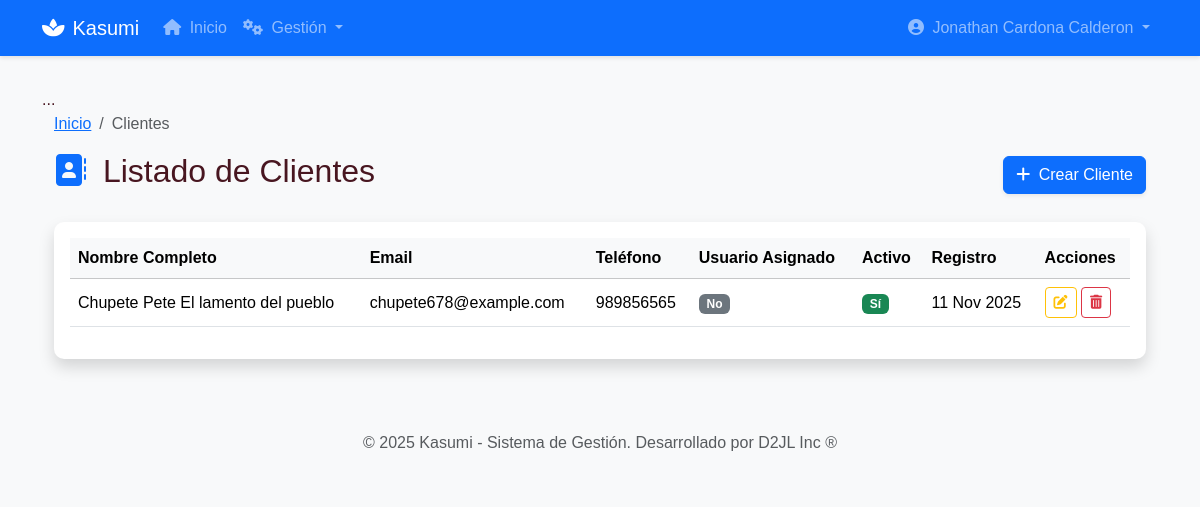
The page /gestion/clientes/ (signed in) on the database as committed earlier.
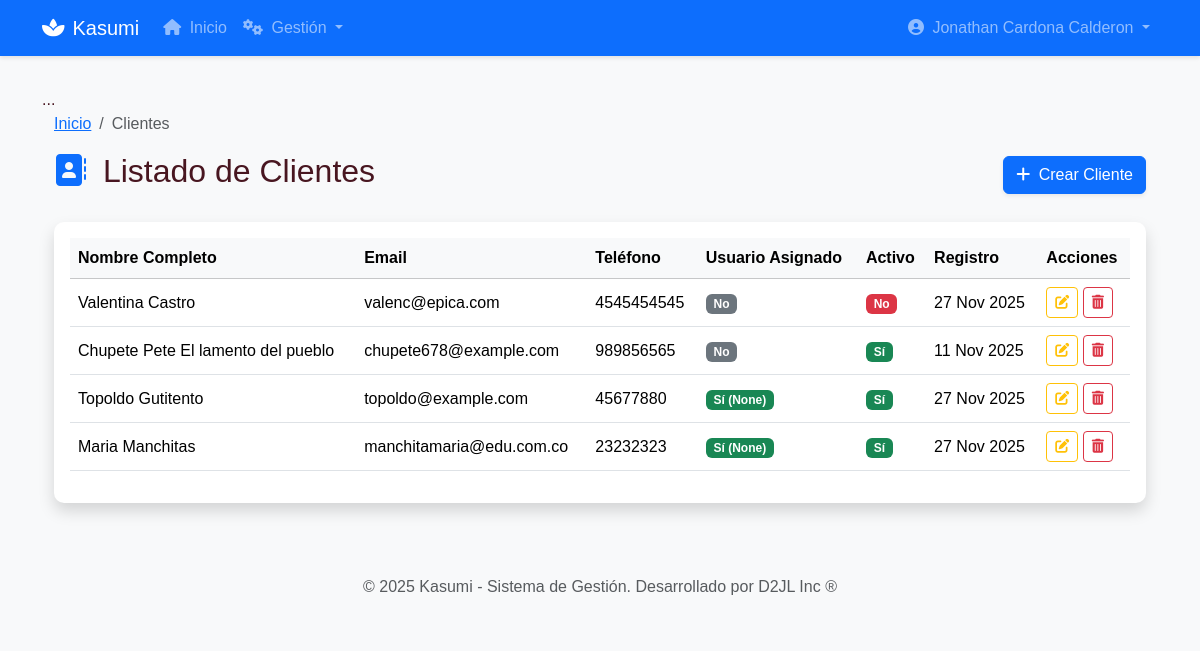
The same page on the database as committed later.
### gestion_clientes/models.py (models this page shows, shortened)
class Cliente(models.Model):
    usuario = models.OneToOneField(User,
                                   on_delete=models.SET_NULL,
                                   null=True, blank=True,
                                   related_name='perfil_cliente',
                                   verbose_name='Usuario del Sistema')
    nombre = models.CharField(max_length=100, verbose_name='Nombre')
    apellido = models.CharField(max_length=100, verbose_name='Apellido')
    telefono = models.CharField(max_length=20, blank=True, verbose_name='Teléfono')
    email = models.EmailField(max_length=100, unique=True, verbose_name='Correo Electrónico')
    fecha_creacion = models.DateTimeField(auto_now_add=True, verbose_name='Fecha de Creación')
    is_activo = models.BooleanField(default=True, verbose_name='Activo')
    class Meta:
        verbose_name = "Cliente"
        verbose_name_plural = "Clientes"
        ordering = ['apellido', 'nombre']
    def get_full_name(self):
        return f"{self.nombre} {self.apellido}"

### gestion_clientes/views.py (the view)
# urls.py: path('', ClienteListView.as_view(), name='lista_clientes'),
class ClienteListView(LoginRequiredMixin, ClientePermissionMixin, ListView):
    model = Cliente
    template_name = 'gestion_clientes/lista_clientes.html'
    context_object_name = 'clientes'

### templates/gestion_clientes/lista_clientes.html (shortened to what this page needs)
{% extends 'base.html' %}
{% block content %}
<div class="container-fluid">
    <nav aria-label="breadcrumb">
        <ol class="breadcrumb">
            <li class="breadcrumb-item"><a href="{% url 'core:home' %}">Inicio</a></li>
            <li class="breadcrumb-item active" aria-current="page">Clientes</li>
        </ol>
    </nav>
    <div class="d-flex justify-content-between align-items-center mb-4">
        <h2><i class="fas fa-address-book me-2 text-primary"></i> Listado de Clientes</h2>
        {% if perms.gestion_clientes.add_cliente %}
            <a href="{% url 'gestion_clientes:crear_cliente' %}" class="btn btn-primary shadow-sm">
                <i class="fas fa-plus me-1"></i> Crear Cliente
            </a>
        {% endif %}
    </div>
    <div class="card shadow border-0">
        <div class="card-body">
            <div class="table-responsive">
                <table class="table table-hover align-middle">
                    <thead>
                        <tr class="table-light">
                            <th>Nombre Completo</th>
                            <th>Email</th>
                            <th>Teléfono</th>
                            <th>Usuario Asignado</th>
                            <th>Activo</th>
                            <th>Registro</th>
                            <th>Acciones</th>
                        </tr>
                    </thead>
                    <tbody>
                        {% for cliente in clientes %}
                        <tr>
                            <td>{{ cliente.get_full_name }}</td>
                            <td>{{ cliente.email }}</td>
                            <td>{{ cliente.telefono|default_if_none:"N/A" }}</td>
                            <td>
                                {% if cliente.usuario %}
                                    <span class="badge bg-success">Sí ({{ cliente.usuario.username }})</span>
                                {% else %}
                                    <span class="badge bg-secondary">No</span>
                                {% endif %}
                            </td>
                            <td>
                                {% if cliente.is_activo %}
                                    <span class="badge bg-success">Sí</span>
                                {% else %}
                                    <span class="badge bg-danger">No</span>
                                {% endif %}
                            </td>
                            <td>{{ cliente.fecha_creacion|date:"d M Y" }}</td>
                            <td>
                                {% if perms.gestion_clientes.change_cliente %}
                                    <a href="{% url 'gestion_clientes:editar_cliente' cliente.pk %}" class="btn btn-sm btn-outline-warning" title="Editar"><i class="fas fa-edit"></i></a>
                                {% endif %}
                                {% if perms.gestion_clientes.delete_cliente %}
                                    <a href="{% url 'gestion_clientes:eliminar_cliente' cliente.pk %}" class="btn btn-sm btn-outline-danger" title="Eliminar"><i class="fas fa-trash-alt"></i></a>
                                {% endif %}
                            </td>
                        </tr>
                        {% empty %}
                        <tr>
                            <td colspan="7" class="text-center text-muted py-4">
                                <i class="fas fa-exclamation-circle me-2"></i> No hay clientes registrados.
                            </td>
                        </tr>
                        {% endfor %}
                    </tbody>
                </table>
            </div>
        </div>
    </div>
</div>
{% endblock %}

Rows that differ between the two databases and show on the page:
added Cliente: get_full_name "Valentina Castro", email "valenc@epica.com", telefono "4545454545", shows "No", is_activo "No", fecha_creacion "27 Nov 2025"
added Cliente: get_full_name "Topoldo Gutitento", email "topoldo@example.com", telefono "45677880", usuario.username "None", is_activo "Sí", fecha_creacion "27 Nov 2025"
added Cliente: get_full_name "Maria Manchitas", email "manchitamaria@edu.com.co", telefono "23232323", usuario.username "None", is_activo "Sí", fecha_creacion "27 Nov 2025"
